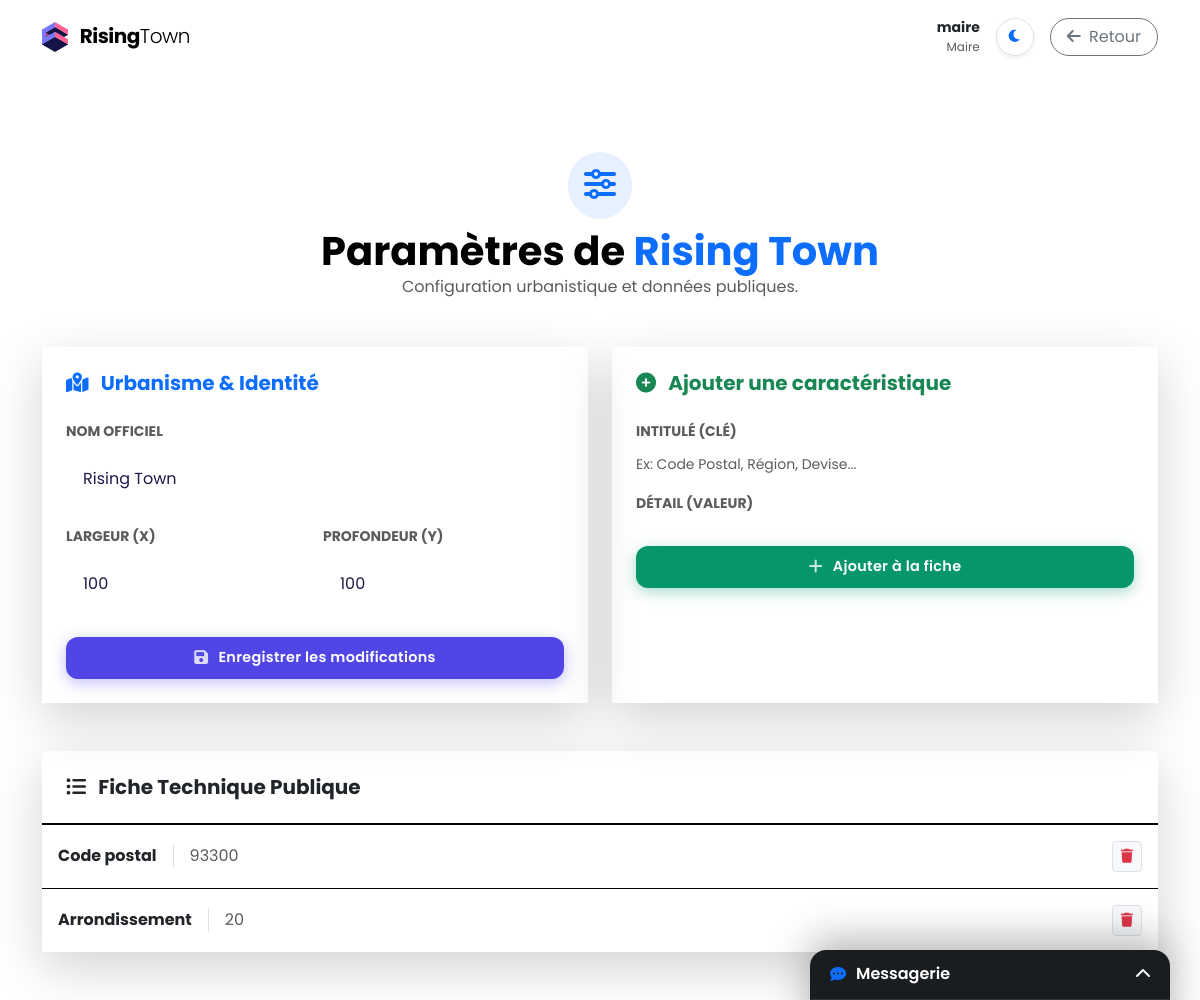
The app's page /parametres/ (signed in) with its own data.
### myapp/models.py (models this page shows, shortened)
class User(AbstractUser):
    is_directeur = models.BooleanField(default=False, help_text="Est directeur d'un bâtiment spécifique")
    is_adjoint = models.BooleanField(default=False, help_text="Est adjoint au Maire (Droit de construction)")

class Ville(models.Model):
    nom = models.CharField(max_length=100)
    budget = models.IntegerField(default=100000)
    energie_stock = models.IntegerField(default=1000)
    population_totale = models.IntegerField(default=0)
    dernier_calcul = models.DateTimeField(auto_now=True)
    largeur_map = models.IntegerField(default=10, help_text="Nombre de cases en largeur (X)")
    hauteur_map = models.IntegerField(default=5, help_text="Nombre de cases en hauteur (Y)")

class Information(models.Model):
    ville = models.ForeignKey(Ville, on_delete=models.CASCADE, related_name="informations")
    nom_info = models.CharField(max_length=100, verbose_name="Nom de l'information")
    valeur_info = models.CharField(max_length=255, verbose_name="Valeur")

### myapp/views.py (the view, shortened to what this page needs)
# urls.py: path('parametres/', views.parametres_ville, name='parametres_ville'),
@login_required
def parametres_ville(request):
    if not (request.user.is_superuser or request.user.is_adjoint):
        messages.error(request, "Accès réservé à l'administration.")
        return redirect('dashboard')
    ville = Ville.objects.first()
    return render(request, 'parametres_ville.html', {'ville': ville})

### myapp/templates/parametres_ville.html (shortened to what this page needs)
{% extends 'base.html' %}
{% load static %}
{% block navbar %}
    <nav class="navbar fixed-top navbar-expand-lg">
        <div class="container">
            <a class="navbar-brand" href="{% url 'dashboard' %}">
                {% include 'fragments/logo.html' %} Rising<span class="fw-light">Town</span>
            </a>
            <div class="d-flex align-items-center gap-3">
                <div class="d-none d-md-block text-end">
                    <div class="small fw-bold text-dark">{{ user.username }}</div>
                    <div class="small text-muted" style="font-size: 0.75rem;">Maire</div>
                </div>
                {% include 'fragments/theme_btn.html' %}
                <a href="{% url 'dashboard' %}" class="btn btn-outline-secondary rounded-pill px-3">
                    <i class="fas fa-arrow-left me-1"></i> Retour
                </a>
            </div>
        </div>
    </nav>
{% endblock %}
{% block content %}
<div class="container pt-4 pb-5 mt-5">
    <div class="text-center mb-5">
        <div class="bg-primary bg-opacity-10 p-3 rounded-circle d-inline-block text-primary mb-2">
            <i class="fas fa-sliders-h fs-2"></i>
        </div>
        <h1 class="fw-bold display-6 mb-0">Paramètres de <span class="text-primary">{{ ville.nom }}</span></h1>
        <p class="text-muted">Configuration urbanistique et données publiques.</p>
    </div>
    <div class="row g-4">
        <div class="col-md-6">
            <div class="card shadow-lg border-0 h-100">
                <div class="card-header bg-white border-0 pt-4 px-4 pb-0">
                    <h5 class="fw-bold text-primary mb-0"><i class="fas fa-map-marked-alt me-2"></i> Urbanisme & Identité</h5>
                </div>
                <div class="card-body p-4">
                    <form method="post">
                        <div class="mb-3">
                            <label class="form-label fw-bold small text-uppercase text-muted">Nom officiel</label>
                            <input type="text" name="nom" class="form-control" value="{{ ville.nom }}" required>
                        </div>
                        <div class="row g-3">
                            <div class="col-6">
                                <label class="form-label fw-bold small text-uppercase text-muted">Largeur (X)</label>
                                <input type="number" name="largeur" class="form-control"
                                       value="{{ ville.largeur_map }}" min="10" max="100" required>
                            </div>
                            <div class="col-6">
                                <label class="form-label fw-bold small text-uppercase text-muted">Profondeur (Y)</label>
                                <input type="number" name="hauteur" class="form-control"
                                       value="{{ ville.hauteur_map }}" min="10" max="100" required>
                            </div>
                        </div>
                        <div class="mt-4">
                            <button type="submit" class="btn-soft btn-build w-100 justify-content-center">
                                <i class="fas fa-save"></i> Enregistrer les modifications
                            </button>
                        </div>
                    </form>
                </div>
            </div>
        </div>
        <div class="col-md-6">
            <div class="card shadow-lg border-0 h-100">
                <div class="card-header bg-white border-0 pt-4 px-4 pb-0">
                    <h5 class="fw-bold text-success mb-0"><i class="fas fa-plus-circle me-2"></i> Ajouter une caractéristique</h5>
                </div>
                <div class="card-body p-4">
                    <form method="post">
                        <div class="mb-3">
                            <label class="form-label fw-bold small text-uppercase text-muted">Intitulé (Clé)</label>
                            <div class="form-text small">Ex: Code Postal, Région, Devise...</div>
                        </div>
                        <div class="mb-3">
                            <label class="form-label fw-bold small text-uppercase text-muted">Détail (Valeur)</label>
                        </div>
                        <div class="mt-4">
                            <button type="submit" name="add_info" class="btn-soft btn-pay w-100 justify-content-center">
                                <i class="fas fa-plus"></i> Ajouter à la fiche
                            </button>
                        </div>
                    </form>
                </div>
            </div>
        </div>
    </div>
    <div class="card shadow-lg border-0 mt-5">
        <div class="card-header bg-white border-bottom p-4 d-flex align-items-center">
            <h5 class="fw-bold text-dark mb-0"><i class="fas fa-list-ul me-2"></i> Fiche Technique Publique</h5>
        </div>
        <div class="card-body p-0">
            <div class="list-group list-group-flush">
                {% for info in ville.informations.all %}
                    <div class="list-group-item d-flex justify-content-between align-items-center p-3 border-bottom-0 border-top">
                        <div class="d-flex align-items-center">
                            <span class="fw-bold text-dark me-3">{{ info.nom_info }}</span>
                            <span class="text-muted border-start ps-3">{{ info.valeur_info }}</span>
                        </div>
                        <a href="{% url 'supprimer_info' info.id %}"
                           class="btn btn-sm btn-light border text-danger"
                           title="Supprimer cette ligne"
                           onclick="return confirm('Voulez-vous vraiment supprimer cette information ?');">
                            <i class="fas fa-trash"></i>
                        </a>
                    </div>
                {% empty %}
                    <div class="text-center py-5 text-muted opacity-50">
                        <i class="fas fa-clipboard-list fs-1 mb-3"></i><br>
                        Aucune information complémentaire définie pour le moment.
                    </div>
                {% endfor %}
            </div>
        </div>
    </div>
</div>
{% endblock %}

### myapp/static/css/style.css (style rules this page uses)
:root { --hero-color-1: #bae6fd; --hero-color-2: #e0e7ff; --hero-color-3: #ddd6fe; --hero-color-4: #fbcfe8; --hero-text-title: #1e1b4b; --hero-text-subtitle: #475569; --btn-glass-bg: rgba(255, 255, 255, 0.4); --btn-glass-border: rgba(255, 255, 255, 0.8); --btn-glass-text: #1e1b4b; --input-bg: rgba(255, 255, 255, 0.4); --input-border: rgba(255, 255, 255, 0.8); --input-text: #1e1b4b; --input-placeholder: #475569; }
body { font-family: 'Poppins', sans-serif; background-color: var(--bg-app); color: var(--text-primary); -webkit-font-smoothing: antialiased; }
.navbar { background-color: rgba(255, 255, 255, 0.95) !important; backdrop-filter: blur(10px); box-shadow: var(--shadow-sm); border-bottom: 1px solid var(--border-color); padding: 1rem 0; z-index: 7000 !important; position: fixed; width: 100%; top: 0; }
.navbar-brand { color: var(--text-primary) !important; font-weight: 700; font-size: 1.25rem; letter-spacing: -0.5px; }
.card { background: var(--bg-surface); border: none; border-radius: var(--radius-lg); box-shadow: var(--shadow-md); transition: transform 0.2s ease, box-shadow 0.2s ease; overflow: hidden; }
.card-header { background: transparent; border-bottom: 1px solid #f3f4f6; font-weight: 600; color: var(--text-primary); padding: 1.25rem 1.5rem; }
.card-body { padding: 1.5rem; }
.btn-soft { border: none; padding: 10px 24px; border-radius: 12px; font-weight: 600; font-size: 0.9rem; display: inline-flex; align-items: center; gap: 10px; color: white !important; transition: all 0.2s cubic-bezier(0.25, 0.8, 0.25, 1); letter-spacing: 0.3px; }
.btn-build { background-color: #4f46e5; box-shadow: 0 4px 15px rgba(79, 70, 229, 0.35); }
.btn-pay { background-color: #059669; box-shadow: 0 4px 15px rgba(5, 150, 105, 0.35); }
.btn-soft i { opacity: 0.8; font-size: 1.1em; }
body { background-color: var(--bg-app) !important; color: var(--text-primary) !important; transition: background-color 0.3s ease, color 0.3s ease; }
.card, .navbar, .modal-content, .bg-white, .list-group-item { background-color: var(--bg-surface) !important; color: var(--text-primary) !important; border-color: var(--border-color) !important; }
.glass-input { background: var(--input-bg) !important; border: 1px solid var(--input-border) !important; color: var(--input-text) !important; border-radius: 12px !important; padding: 1rem 1rem !important; transition: all 0.3s ease; }
body { animation: pageFadeIn 0.6s cubic-bezier(0.2, 0.8, 0.2, 1); }
:root { --gradient-day: linear-gradient(-45deg, #bae6fd, #e0e7ff, #ddd6fe, #fbcfe8); --gradient-night: linear-gradient(-45deg, #0f172a, #1e1b4b, #312e81, #4c1d95); }
.glass-input::placeholder { color: transparent !important; opacity: 0 !important; }
.form-control::placeholder { color: var(--text-muted); opacity: 0.8; }

### records on screen
User: username "maire"
Ville: nom "Rising Town", largeur "100", hauteur "100"
Information: nom_info "Code postal", valeur_info "93300"
Information: nom_info "Arrondissement", valeur_info "20"
